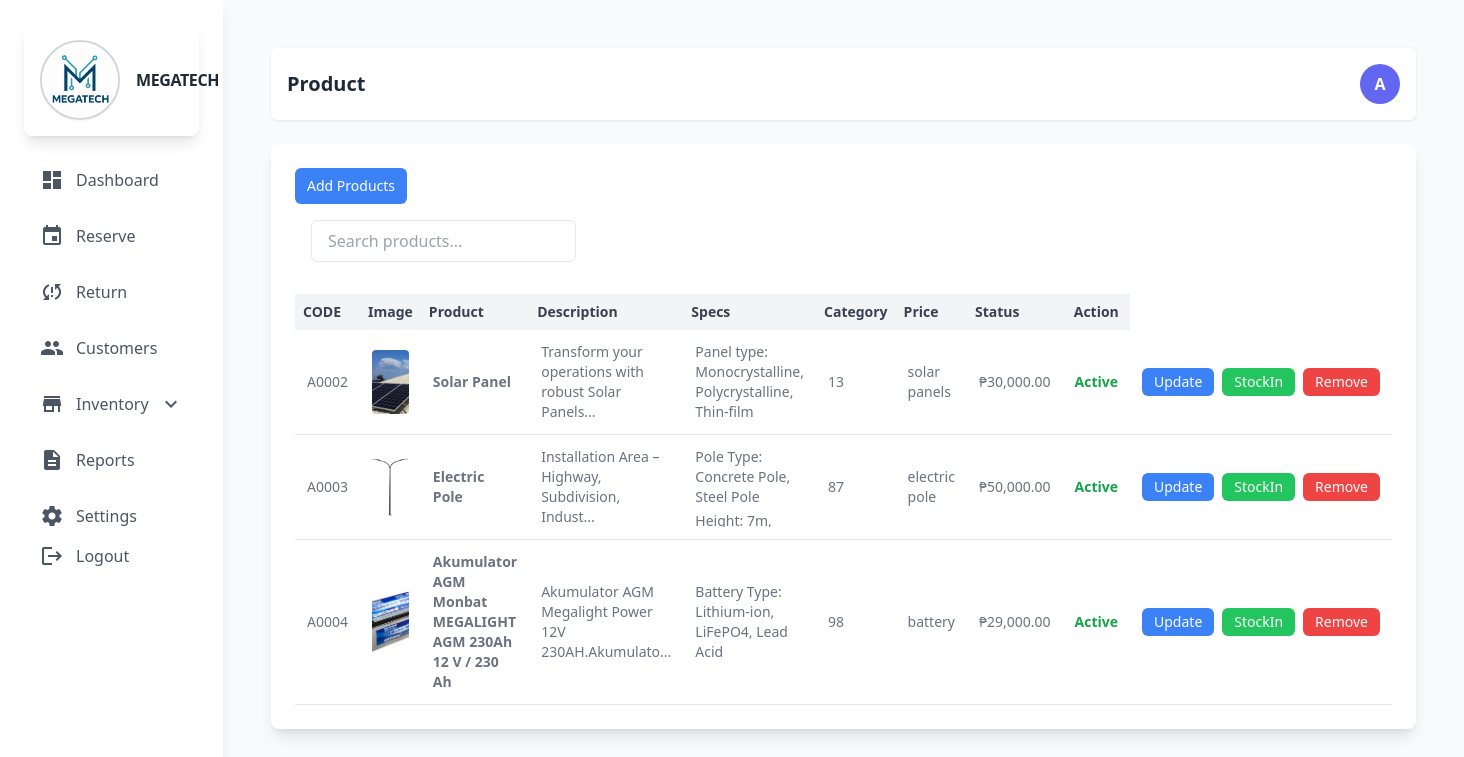
/admin/products.php (signed in), run on an earlier commit of the app's database.
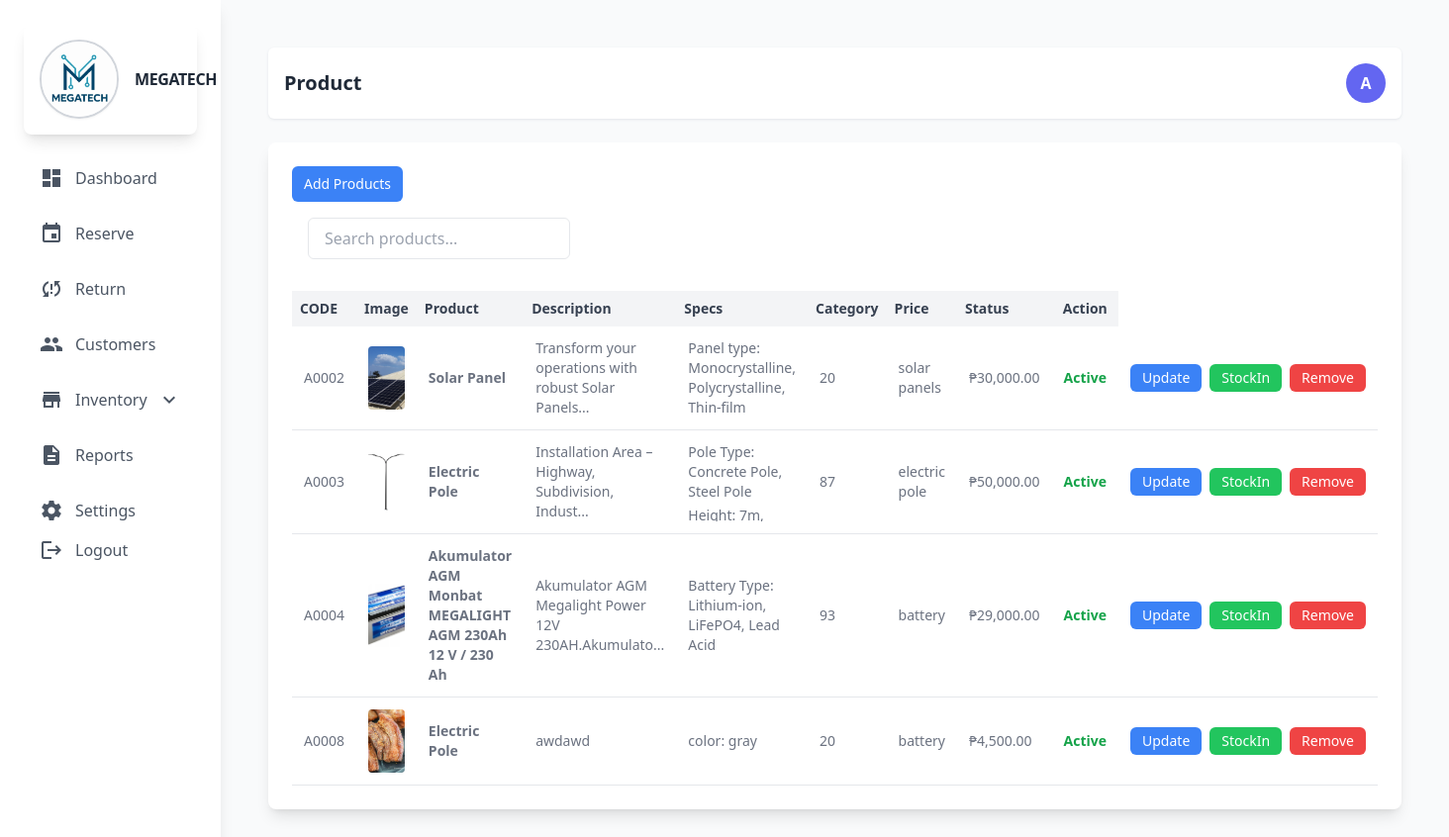
And on a later commit of the database.
### tables this page shows
CREATE TABLE `product` (
  `prod_id` int(11) NOT NULL,
  `prod_code` varchar(60) NOT NULL,
  `prod_name` varchar(60) NOT NULL,
  `prod_description` text NOT NULL,
  `prod_specs` longtext NOT NULL CHECK (json_valid(`prod_specs`)),
  `prod_stocks` int(11) NOT NULL,
  `prod_category_id` int(11) NOT NULL,
  `prod_price` decimal(10,2) NOT NULL,
  `prod_critical` int(11) NOT NULL,
  `prod_status` int(11) NOT NULL COMMENT '0=unactive,1=active',
  `prod_image` varchar(255) NOT NULL,
  `prod_added` datetime NOT NULL
);

CREATE TABLE `category` (
  `category_id` int(11) NOT NULL,
  `category_name` varchar(60) NOT NULL,
  `category_description` text DEFAULT NULL,
  `status` int(11) NOT NULL DEFAULT 1 COMMENT '0=InActive 1=Active'
);

### admin/backend/db.php (called while the page is built, shortened)
<?php
class db_connect
{
    public $host = db_host;
    public $user = db_user;
    public $pass = db_pass;
    public $name = db_name;
    public function connect()
    {
        try {
            $this->conn = new mysqli($this->host, $this->user, $this->pass, $this->name);
        } catch (\Throwable $th) {
            header("Location:setup.php");
        }
    }
}

### admin/backend/class.php (called while the page is built, shortened)
<?php
include ('db.php');
class global_class extends db_connect
{
public function fetch_all_product(){
        $query = $this->conn->prepare("SELECT *
        FROM `product`
        LEFT JOIN category
        ON product.prod_category_id = category.category_id
        where prod_status='1'
        ");
        if ($query->execute()) {
            $result = $query->get_result();
            return $result;
        }
    }
}
?>

### admin/products.php (the view, shortened to what the changed rows need)
<?php
include "components/header.php";
?>
<div class="flex justify-between items-center bg-white p-4 mb-6 rounded-md shadow shadow-gray-200">
    <h2 class="text-xl font-semibold text-gray-800">Product</h2>
</div>
<div class="bg-white rounded-lg shadow-lg p-6">
    <div class="overflow-x-auto">
        <table id="userTable" class="display table-auto w-full text-sm text-left text-gray-500 dark:text-gray-400">
            <thead class="bg-gray-100 text-gray-700">
                <tr>
                    <th class="p-2">CODE</th>
                    <th class="p-2">Image</th>
                    <th class="p-2">Product</th>
                    <th class="p-2">Description</th>
                    <th class="p-2">Specs</th>
                    <th class="p-2">Category</th>
                    <th class="p-2">Price</th>
                    <th class="p-2">Status</th>
                    <th class="p-2 text-center">Action</th>
                </tr>
            </thead>
            <tbody>
                <?php include "backend/end-points/product_list.php" ?>
            </tbody>
        </table>
    </div>
</div>
<?php include "components/footer.php";?>

### admin/backend/end-points/product_list.php
<?php
$fetch_all_product = $db->fetch_all_product();
if ($fetch_all_product->num_rows > 0) {
    foreach ($fetch_all_product as $product):
        $status = ($product['prod_status'] > 0) ? "Active" : "Not Active";
        $image_path = !empty($product['prod_image']) ? "../upload/{$product['prod_image']}" : 'images/default.png';
        $specs_html = '';
        $decoded_specs = [];
        if (!empty($product['prod_specs'])) {
            $decoded_specs = json_decode($product['prod_specs'], true);
            if (is_array($decoded_specs)) {
                foreach ($decoded_specs as $spec) {
                    $spec_name = htmlspecialchars($spec['Specs'] ?? '');
                    $spec_value = htmlspecialchars($spec['value'] ?? '');
                    $specs_html .= "<div><span class='font-medium'>$spec_name:</span> <span>$spec_value</span></div>";
                }
            } else {
                $specs_html = '<span class="text-gray-500 italic">Invalid specs</span>';
            }
        } else {
            $specs_html = '<span class="text-gray-400 italic">No specs</span>';
        }
        $specs_json = htmlspecialchars(json_encode($decoded_specs), ENT_QUOTES, 'UTF-8');
?>
<tr class="border-b">
    <td class="p-3"><?= htmlspecialchars($product['prod_code']) ?></td>
    <td class="p-3">
        <img src="<?= $image_path ?>" alt="<?= htmlspecialchars($product['prod_name']) ?>" class="w-16 h-16 object-cover rounded">
    </td>
    <td class="p-3 font-semibold"><?= htmlspecialchars($product['prod_name']) ?></td>
    <td class="p-3 text-sm">
        <?= strlen($product['prod_description']) > 50 ? htmlspecialchars(substr($product['prod_description'], 0, 50)) . '...' : htmlspecialchars($product['prod_description']) ?>
    </td>
    <td class="p-3 text-sm">
     <div class="space-y-1 max-h-[80px] overflow-y-auto">
            <?= $specs_html ?>
        </div>
    </td>
    <td class="p-3"><?= $product['prod_stocks'] ?></td>
    <td class="p-3"><?= htmlspecialchars($product['category_name']) ?></td>
    <td class="p-3">₱<?= number_format($product['prod_price'], 2) ?></td>
    <td class="p-3">
        <span class="<?= $product['prod_status'] > 0 ? 'text-green-600 font-semibold' : 'text-red-500 italic' ?>">
            <?= $status ?>
        </span>
    </td>
    <td class="p-3 text-center">
        <div class="flex flex-col sm:flex-row justify-center items-center space-y-1 sm:space-y-0 sm:space-x-2">
            <button class="bg-blue-500 text-white py-1 px-3 rounded-md text-sm updateProductToggler"
                data-prod_id="<?= $product['prod_id'] ?>"
                data-prod_code="<?= htmlspecialchars($product['prod_code']) ?>"
                data-prod_name="<?= htmlspecialchars($product['prod_name']) ?>"
                data-prod_price="<?= $product['prod_price'] ?>"
                data-prod_stocks="<?= $product['prod_stocks'] ?>"
                data-prod_category_id="<?= $product['prod_category_id'] ?>"
                data-prod_critical="<?= $product['prod_critical'] ?>"
                data-prod_description="<?= htmlspecialchars($product['prod_description']) ?>"
                data-prod_specs="<?= $specs_json ?>"
            >
                Update
            </button>
            <button class="bg-green-500 text-white py-1 px-3 rounded-md text-sm stockInToggler"
                data-prod_stocks="<?= $product['prod_stocks'] ?>"
                data-prod_id="<?= $product['prod_id'] ?>"
                data-prod_name="<?= htmlspecialchars($product['prod_name']) ?>"
            >
                StockIn
            </button>
            <button class="bg-red-500 text-white py-1 px-3 rounded-md text-sm togglerRemoveProduct"
                data-prod_id="<?= $product['prod_id'] ?>"
                data-prod_name="<?= htmlspecialchars($product['prod_name']) ?>"
            >
                Remove
            </button>
        </div>
    </td>
</tr>
<?php
    endforeach;
} else { ?>
<tr>
    <td colspan="10" class="p-4 text-center text-gray-500 italic">No Product Found.</td>
</tr>
<?php } ?>

What changed in the data, as far as the page shows it:
changed product "Solar Panel": prod_stocks "13" → "20"
changed product "Akumulator AGM Monbat MEGALIGHT AGM 230Ah 12 V / 230 Ah": prod_stocks "98" → "93"
added product: prod_code "A0008", prod_image (picture), prod_name "Electric Pole", prod_description "awdawd", spec_name "color", spec_value "gray", prod_stocks "20", category.category_name "battery", prod_price "4,500.00", prod_status "Active"
